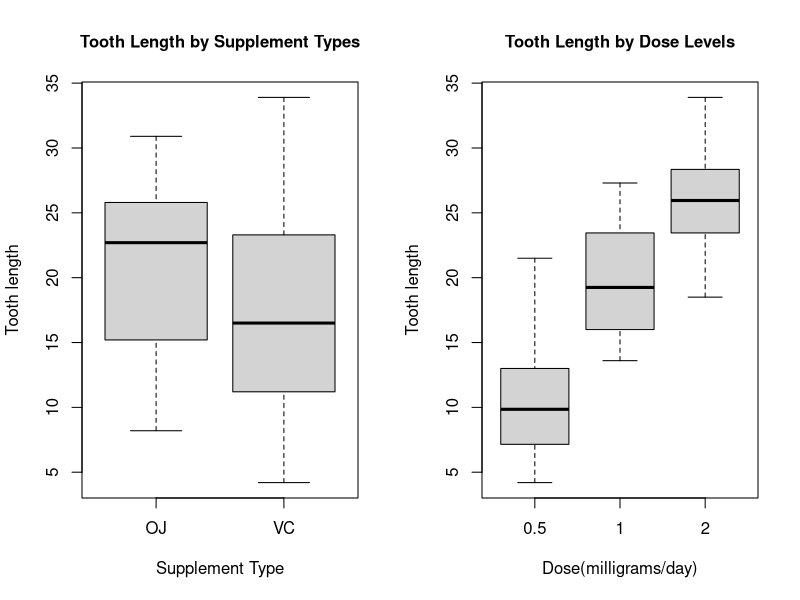

The R script that drew this image:
## ---- chunk 1
knitr::opts_chunk$set(echo = TRUE)
## ---- chunk 2
data <- ToothGrowth
## ---- chunk 3
dim(data)
## ---- chunk 4
names(data)
## ---- chunk 5
with(data, table(supp, dose))
## ---- chunk 6
par(mfrow=c(1,2))
boxplot(len~supp, data, xlab='Supplement Type', ylab='Tooth length', main = 'Tooth Length by Supplement Types', cex.main=1)
boxplot(len~dose, data, xlab='Dose(milligrams/day)', ylab='Tooth length', main = 'Tooth Length by Dose Levels', cex.main=1)
## ---- chunk 7
halfOJ <- with(data, data[supp=='OJ'&dose==0.5,1])
halfVC <- with(data, data[supp=='VC'&dose==0.5,1])
t.test(halfOJ, halfVC, paired = FALSE, var.equal = TRUE, alternative='greater')
## ---- chunk 8
oneOJ <- with(data, data[supp=='OJ'&dose==1,1])
oneVC <- with(data, data[supp=='VC'&dose==1,1])
t.test(oneOJ, oneVC, paired = FALSE, var.equal = TRUE, alternative='greater')
## ---- chunk 9
twoOJ <- with(data, data[supp=='OJ'&dose==2,1])
twoVC <- with(data, data[supp=='VC'&dose==2,1])
t.test(twoOJ, twoVC, paired = FALSE, var.equal = TRUE, alternative='greater')
## ---- chunk 10
t.test(halfOJ, oneOJ, paired = FALSE, var.equal = TRUE, alternative='less')
## ---- chunk 11
t.test(oneOJ, twoOJ, paired = FALSE, var.equal = TRUE, alternative = 'less')
## ---- chunk 12
t.test(halfVC, oneVC, paired = FALSE, var.equal = TRUE, alternative = 'less')
## ---- chunk 13
t.test(oneVC, twoVC, paired = FALSE, var.equal = TRUE, alternative = 'less')
